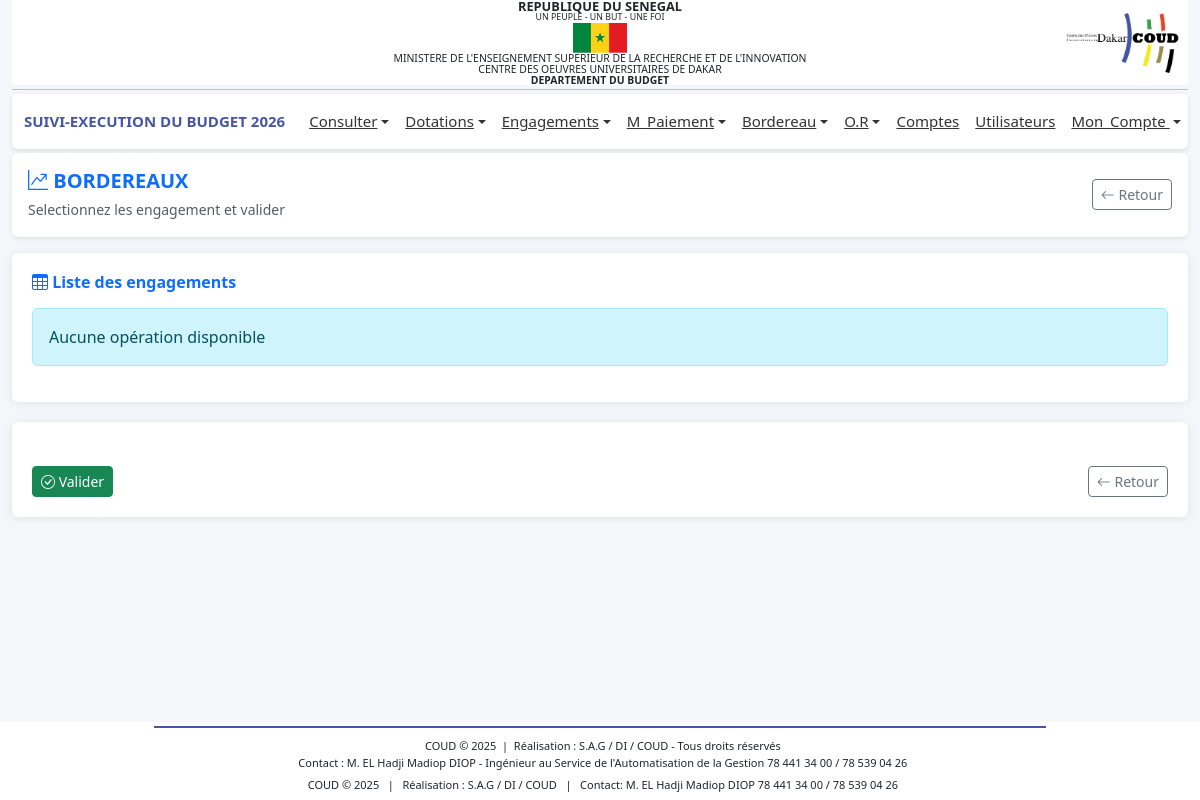
The app's page /profiles/bordereau/nouveau.php (signed in), older data.
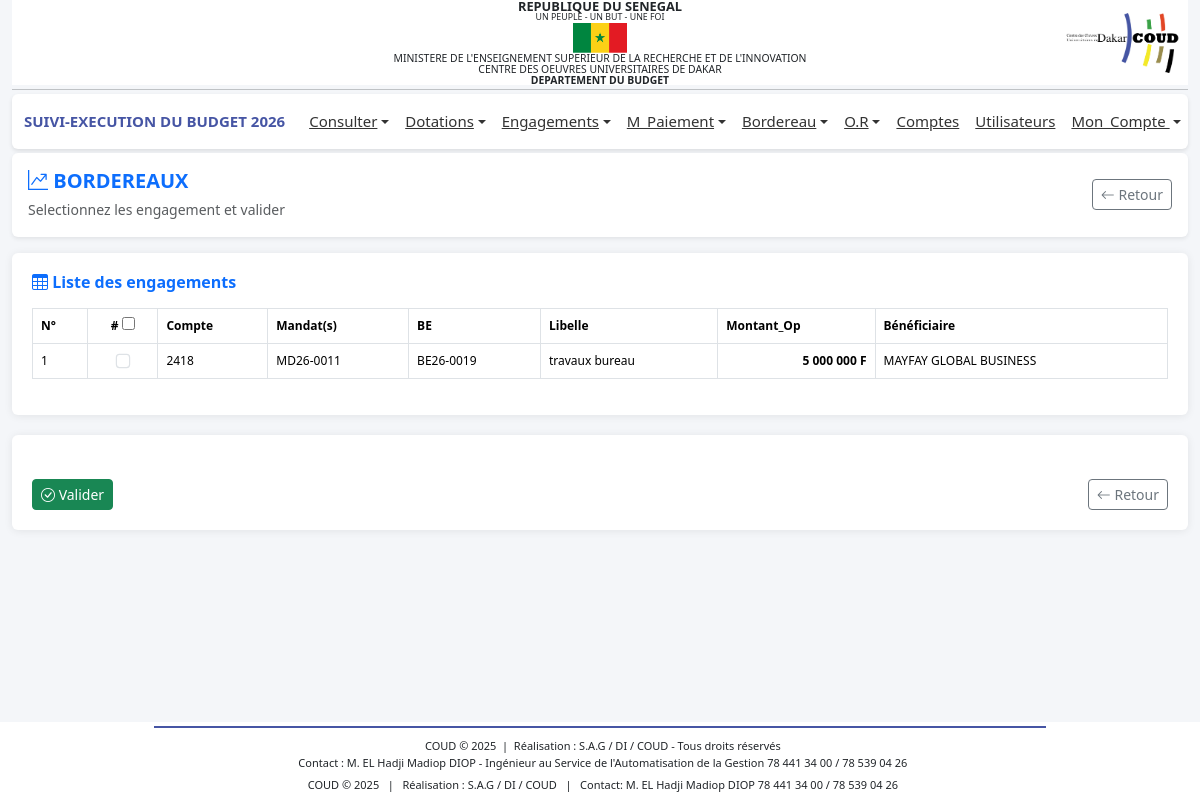
The same page, newer data.
### tables this page shows
CREATE TABLE IF NOT EXISTS `bud_operations` (
  `idOp` int NOT NULL AUTO_INCREMENT,
  `typeOp` varchar(50) NOT NULL,
  `dateOp` date DEFAULT NULL,
  `montant` int NOT NULL,
  `numFact` varchar(100) DEFAULT NULL,
  `dateSys` datetime DEFAULT CURRENT_TIMESTAMP,
  `idEng` int DEFAULT NULL,
  `idBordereau` int DEFAULT NULL,
  PRIMARY KEY (`idOp`),
  KEY `idEng` (`idEng`),
  KEY `idBordereau` (`idBordereau`)
);

CREATE TABLE IF NOT EXISTS `bud_compte` (
  `idCompte` int NOT NULL AUTO_INCREMENT,
  `numCompte` varchar(100) DEFAULT NULL,
  `code` varchar(50) DEFAULT NULL,
  `dateSys` datetime DEFAULT CURRENT_TIMESTAMP,
  `libelle` varchar(255) DEFAULT NULL,
  `idCp` int DEFAULT NULL,
  PRIMARY KEY (`idCompte`),
  UNIQUE KEY `numCompte` (`numCompte`),
  KEY `idCp` (`idCp`)
);

CREATE TABLE IF NOT EXISTS `bud_engagements` (
  `idEng` int NOT NULL AUTO_INCREMENT,
  `dateEng` date DEFAULT NULL,
  `type_eng` varchar(255) DEFAULT NULL,
  `objet` text,
  `bc` varchar(100) DEFAULT NULL,
  `montant` decimal(13,2) DEFAULT NULL,
  `dateSys` datetime DEFAULT CURRENT_TIMESTAMP,
  `idFourn` int DEFAULT NULL,
  `idCompte` int DEFAULT NULL,
  `idUser` int NOT NULL,
  `idMarche` int DEFAULT NULL,
  PRIMARY KEY (`idEng`),
  KEY `idFourn` (`idFourn`),
  KEY `idCompte` (`idCompte`)
);

CREATE TABLE IF NOT EXISTS `bud_fournisseur` (
  `idFourn` int NOT NULL AUTO_INCREMENT,
  `numFourn` varchar(50) DEFAULT NULL,
  `adresse` varchar(100) DEFAULT NULL,
  `nom` varchar(100) DEFAULT NULL,
  `nature` varchar(100) DEFAULT NULL,
  `ninea` varchar(20) DEFAULT NULL,
  `rccm` varchar(50) DEFAULT NULL,
  `email` varchar(100) DEFAULT NULL,
  `observations` text,
  `dateSys` datetime DEFAULT CURRENT_TIMESTAMP,
  `contact` varchar(100) DEFAULT NULL,
  `numAgrement` varchar(100) DEFAULT NULL,
  `fichierAgrement` varchar(255) DEFAULT NULL,
  PRIMARY KEY (`idFourn`)
);

### includes/fonctions.php (called while the page is built, shortened)
<?php
function connexionBD()
{
    $connexion = mysqli_connect('localhost', 'root', '', 'budget_db_2024') or
        die('Serveur inaccessible. Merci de reessayer plus tard.');
    return $connexion;
}
$connexion = connexionBD();
function getOperationsSansBordereau()
{
    global $connexion;
    $anneeEnCours = $_SESSION['an'];
    $query = "
        SELECT
            op.idOp,
            op.idEng,
            op.montant AS montantOperation,
            c.numCompte,
            cp.numCp,
            cp.libelle AS libelleCp,
            c.libelle AS libelleC,
            eng.dateEng,
            eng.objet,
            eng.type_eng,
            eng.montant AS montantEngagement,
            f.nom,
            f.numFourn
        FROM bud_operations AS op
        INNER JOIN bud_engagements AS eng
            ON eng.idEng = op.idEng
        INNER JOIN bud_compte AS c
            ON c.idCompte = eng.idCompte
        INNER JOIN bud_comptep AS cp
            ON cp.idCp = c.idCp
        INNER JOIN bud_fournisseur AS f
            ON f.idFourn = eng.idFourn
        WHERE EXISTS (
            SELECT 1
            FROM bud_dotations d
            WHERE d.idCompte = c.idCompte
              AND d.an = '$anneeEnCours'
        )
        AND op.idBordereau IS NULL
        ORDER BY op.idOp DESC
    ";
    $result = $connexion->query($query);
    if ($result && $result->num_rows > 0) {
        return $result->fetch_all(MYSQLI_ASSOC);
    }
    return [];
}
function formatNumEng($idEng)
{
    $an = $_SESSION['an'];
    $deuxDerniersChiffres = substr($an, -2);
    $idFormate = str_pad($idEng, 4, '0', STR_PAD_LEFT);
    return 'BE' . $deuxDerniersChiffres . '-' . $idFormate;
}
?>

### profiles/bordereau/nouveau.php (the view, shortened to what the changed rows need)
<?php
include '../../includes/fonctions.php';
include '../../includes/header.php';
$operations = getOperationsSansBordereau();
?>
<link rel="stylesheet" href="https://cdn.datatables.net/1.13.6/css/jquery.dataTables.min.css">
<link rel="stylesheet" href="https://cdn.jsdelivr.net/npm/bootstrap-icons@1.11.3/font/bootstrap-icons.css">
<main class="container-fluid">
    <div class="row">
        <form action="traitement_bordereau.php" method="POST" id="paymentForm">
            <div class="col-lg-12">
                <div class="pdf-card">
                    <h6 class="mb-3 fw-bold text-primary">
                        <i class="bi bi-table"></i> Liste des engagements
                    </h6>
                    <?php if (empty($operations)): ?>
                    <div class="alert alert-info">
                        Aucune opération disponible
                    </div>
                    <?php else: ?>
                    <div class="table-responsive">
                        <table id="tableUsers"
                            class="table table-bordered table-hover table-primary-custom align-middle">
                            <thead>
                                <tr>
                                    <th>N°</th>
                                    <th class="text-center">
                                        #
                                        <input type="checkbox" id="checkAll">
                                    </th>
                                    <th>Compte</th>
                                    <th>Mandat(s)</th>
                                    <th>BE</th>
                                    <th>Libelle</th>
                                    <th>Montant_Op</th>
                                    <th>Bénéficiaire</th>
                                </tr>
                            </thead>
                            <tbody>
                                <?php
                                $n = 1;
                                foreach ($operations as $op):
                                    ?>
                                <tr>
                                    <td><?= $n++; ?></td>
                                    <td class="text-center">
                                        <input type="checkbox" class="form-check-input select-op"
                                            value="<?= $op['idOp']; ?>">
                                    </td>
                                    <td>
                                        <?= htmlspecialchars($op['numCompte']); ?>
                                    </td>
                                    <td>
                                        <?= 'MD'
                                            . date('y')
                                            . '-'
                                            . str_pad($op['idOp'], 4, '0', STR_PAD_LEFT); ?>
                                    </td>
                                    <td>
                                        <?= formatNumEng($op['idEng']); ?>
                                    </td>
                                    <td>
                                        <?= htmlspecialchars($op['objet']); ?>
                                    </td>
                                    <td class="text-end somme fw-bold">
                                        <?= number_format($op['montantOperation'], 0, ',', ' '); ?> F
                                    </td>
                                    <td>
                                        <?= htmlspecialchars($op['nom']); ?>
                                    </td>
                                </tr>
                                <?php endforeach; ?>
                            </tbody>
                        </table>
                    </div>
                    <?php endif; ?>
                </div>
            </div>
    </div>
</main>
<?php include '../../includes/footer.php'; ?>

Row changes from the older to the newer data that the page shows:
added bud_operations: bud_compte.numCompte "2418", idOp "0011", idEng "BE26-0019", idEng.objet "travaux bureau", montant "5 000 000", bud_fournisseur.nom "MAYFAY GLOBAL BUSINESS"
Text that changed along with them:
form field value: (not shown) → "☐"
text no longer shown: "Aucune opération disponible"
text now shown: "N° # Compte Mandat(s) BE Libelle Montant_Op Bénéficiaire"
